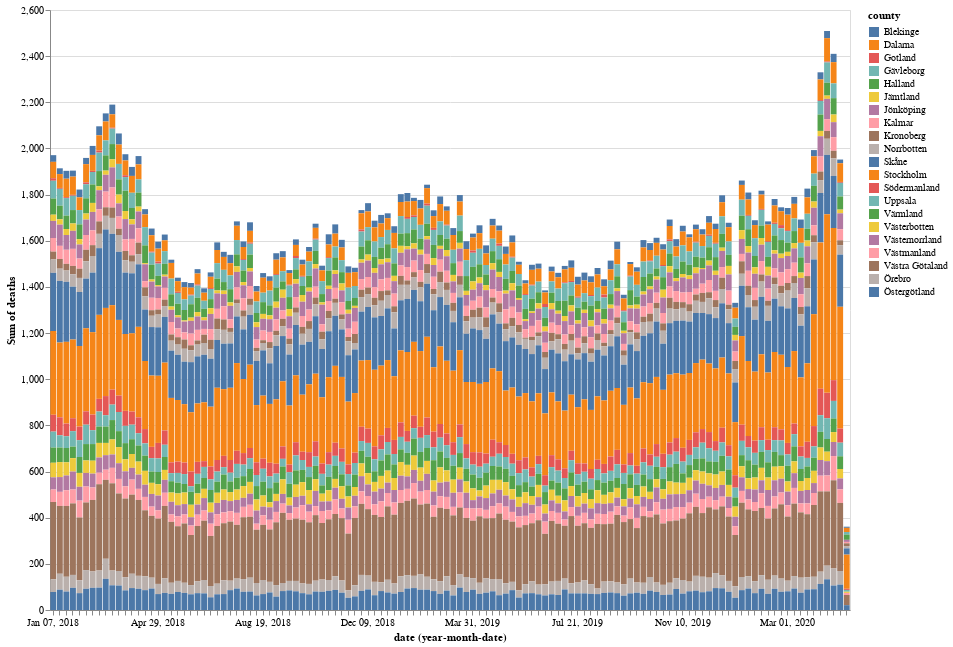

Notebook source saved alongside this figure:
### Code cell
df = weekly

selection = alt.selection_multi(fields=['county'], bind='legend')

alt.Chart(df, height=600, width=800).mark_bar().encode(
    alt.X('yearmonthdate(date):O'),
    alt.Y('sum(deaths):Q'),
    color='county:N',
    opacity=alt.condition(selection, alt.value(1), alt.value(0.2))
).add_selection(selection)

### Figure 1 — Vega-Lite specification as saved in the notebook (floating-point values rounded to 4 significant figures; data arrays with more than 128 entries replaced by an {"elided": "..."} marker saying what was removed)
{"config": {"view": {"continuousWidth": 400, "continuousHeight": 300}}, "data": {"name": "data-ccae80383be185435d4710eeaa83e011"}, "mark": "bar", "encoding": {"color": {"type": "nominal", "field": "county"}, "opacity": {"condition": {"value": 1, "selection": "selector001"}, "value": 0.2}, "x": {"type": "ordinal", "field": "date", "timeUnit": "yearmonthdate"}, "y": {"type": "quantitative", "aggregate": "sum", "field": "deaths"}}, "height": 600, "selection": {"selector001": {"type": "multi", "fields": ["county"], "bind": "legend"}}, "width": 800, "$schema": "https://vega.github.io/schema/vega-lite/v4.8.1.json", "datasets": {"data-ccae80383be185435d4710eeaa83e011": {"elided": "2557 records"}}}
